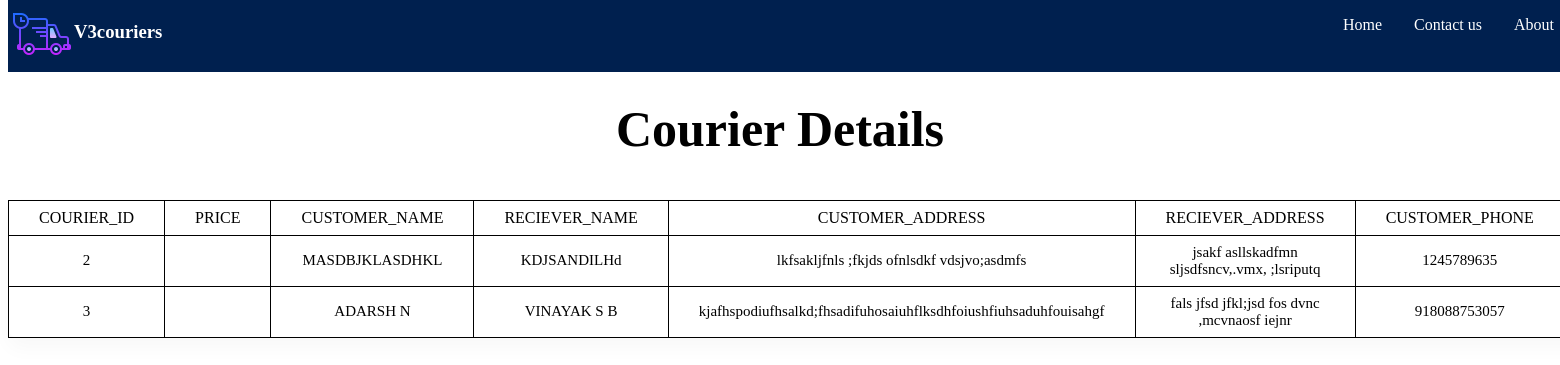
Page /d_after_lg.php on the committed database.
### tables this page shows
CREATE TABLE IF NOT EXISTS `courier` (
  `courier_id` int NOT NULL AUTO_INCREMENT,
  `price` decimal(10,0) NOT NULL,
  `length` tinyint NOT NULL,
  `height` text NOT NULL,
  `courier_time` timestamp NOT NULL DEFAULT CURRENT_TIMESTAMP,
  `quote_id` int NOT NULL,
  PRIMARY KEY (`courier_id`),
  UNIQUE KEY `quote_id` (`quote_id`),
  KEY `courier_id` (`courier_id`),
  KEY `price` (`price`)
);

CREATE TABLE IF NOT EXISTS `customer` (
  `cu_name` varchar(30) NOT NULL,
  `cu_phone_no` bigint NOT NULL,
  `cu_email_id` varchar(50) NOT NULL,
  `cu_address` varchar(200) NOT NULL,
  `pickup_date` text NOT NULL,
  `quote_id` int NOT NULL,
  `courier_id` int NOT NULL AUTO_INCREMENT,
  PRIMARY KEY (`courier_id`) USING BTREE,
  UNIQUE KEY `quote_id` (`quote_id`),
  KEY `courier_id` (`courier_id`) USING BTREE
);

CREATE TABLE IF NOT EXISTS `reciever` (
  `r_name` varchar(30) NOT NULL,
  `r_phone_no` bigint NOT NULL,
  `r_email_id` varchar(50) NOT NULL,
  `r_address` varchar(300) NOT NULL,
  `delivery_date` date NOT NULL,
  `courier_id` int NOT NULL AUTO_INCREMENT,
  PRIMARY KEY (`courier_id`),
  KEY `courier_id` (`courier_id`)
);

### c_fetch.php (the view, shortened to what this page needs)
<!DOCTYPE html>
<html>
<head>
</head>
<body>
<div class="center-div">
	<div class="table-responsive">
		<table>
			<thead>
				<tr>
					<th>courier_id</th>
					<th>price</th>
					<th>customer_name</th>
					<th>reciever_name</th>
					<th>customer_address</th>
					<th>reciever_address</th>
					<th>customer_phone</th>
				</tr>
			</thead>
			<tbody>
						<?php
						include 'connection.php';
                        $selectquery = "SELECT c.courier_id,q.price,cu.cu_name,r.r_name,cu.cu_address,r.r_address,cu.cu_phone_no,r.r_phone_no,cu.cu_email_id,r.r_email_id,cu.pickup_date,r.delivery_date,q.f_pincode,q.t_pincode,q.delivery_service,q.quantity,q.weigh,c.height,c.length,c.courier_time
						FROM courier as c, customer as cu, quote as q, reciever as r
						WHERE c.courier_id = cu.courier_id AND c.courier_id = r.courier_id AND q.quote_id = c.quote_id AND q.quote_id = cu.quote_id
						ORDER BY courier_id ASC";
                        $query = mysqli_query ($con,$selectquery);
                        while ($res = mysqli_fetch_assoc($query)){
                        ?>
							<tr>
							<td><?php echo $res['courier_id'];?></td>
							<td><?php echo $res['price'];?></td>
							<td><?php echo $res['cu_name'];?></td>
							<td><?php echo $res['r_name'];?></td>
							<td><?php echo $res['cu_address'];?></td>
							<td><?php echo $res['r_address'];?></td>
							<td><?php echo $res['cu_phone_no'];?></td>
						</tr>
						<?php
						}
				?>
			</tbody>
		</table>
	</div>
</div>

### d_after_lg.php (style rules this page uses)
body { background-repeat: no-repeat; background-image: url('https://img.freepik.com/free-vector/3d-perspective-style-diamond-shape-white-background_1017-27556.jpg?size=626&ext=jpg'); background-position: relative; background-size: 100%; }

### rows in the picture
courier: courier_id "2", customer.cu_name "MASDBJKLASDHKL", courier_id.r_name "KDJSANDILHd", customer.cu_address "lkfsakljfnls ;fkjds ofnlsdkf vdsjvo;asdmfs", courier_id.r_address "jsakf asllskadfmn sljsdfsncv,.vmx, ;lsriputq", customer.cu_phone_no "1245789635"
courier: courier_id "3", customer.cu_name "ADARSH N", courier_id.r_name "VINAYAK S B", customer.cu_address "kjafhspodiufhsalkd;fhsadifuhosaiuhflksdhfoiushfiuhsaduhfouisahgf", courier_id.r_address "fals jfsd jfkl;jsd fos dvnc ,mcvnaosf iejnr", customer.cu_phone_no "918088753057"
